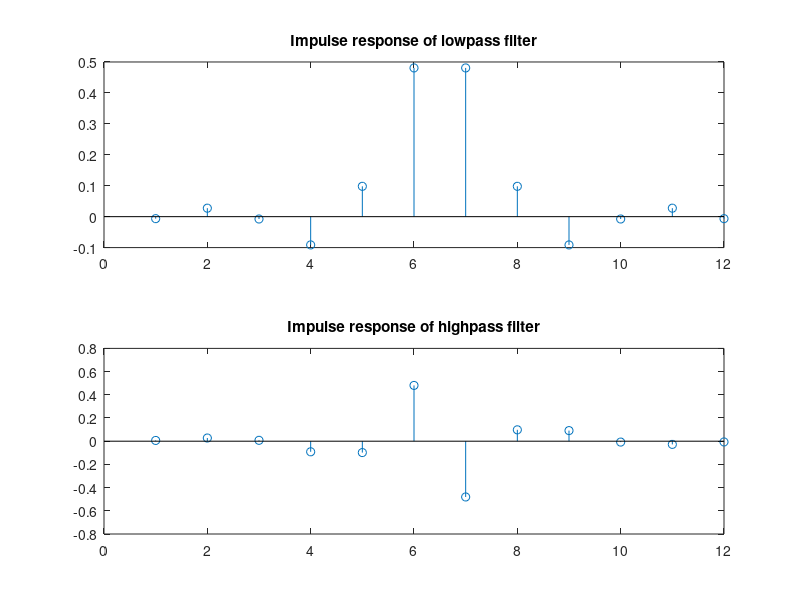
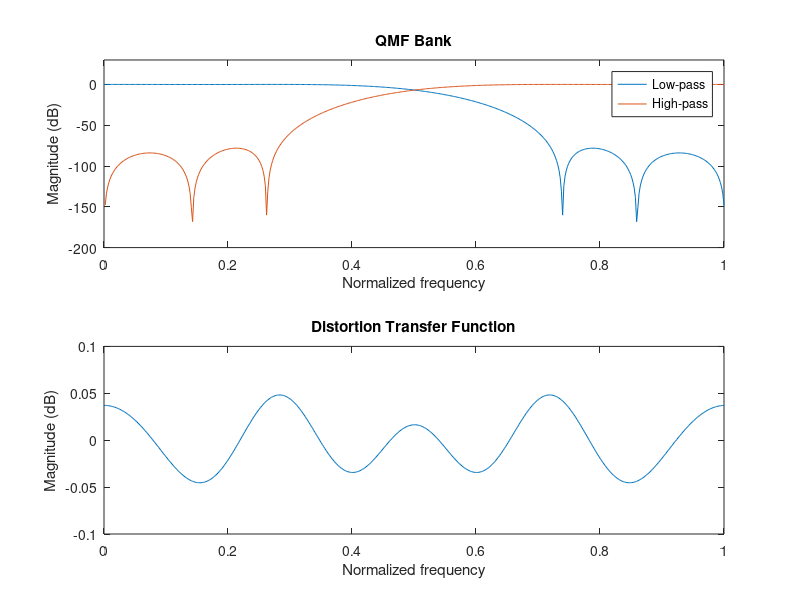
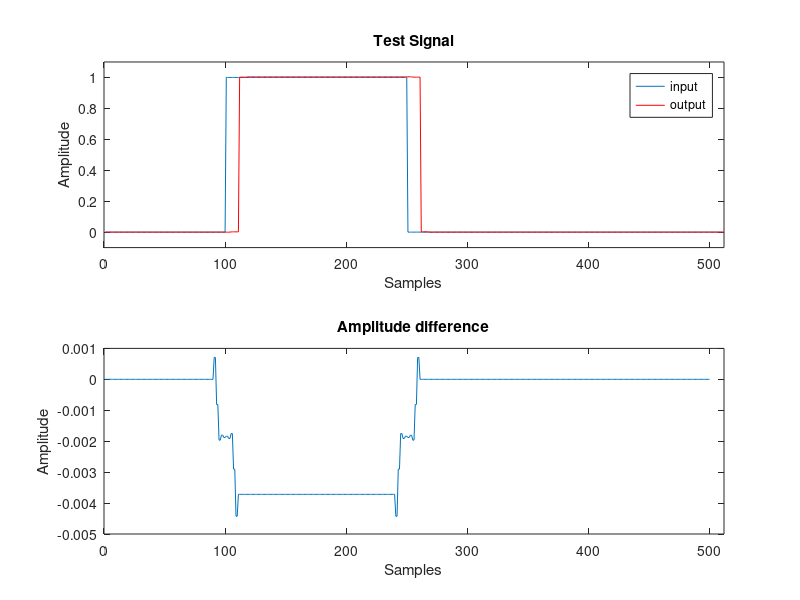

Write MATLAB code to recreate these figures, in order.
% QMF filterbank perfect reconstruction
% Aironi Carlo 2019
% ----------------------------

clearvars
close all
clc

% Johnston filter
B1 = [-0.006443977, 0.02745539, -0.00758164, -0.0913825, 0.09808522, 0.4807962];

% Generating the lowpass analysis filter H0(z)
h0 = [B1,fliplr(B1)];          

% Generating the highpass analysis filter H1(z)
h1 = zeros(1,12);
for k = 1:length(h0)
  h1(k) = ((-1)^k)*h0(k);       
end

% Generating the lowpass synthesis filter G0(z)
g0 = 2*h0;

% Generating the highpass synthesis filter G1(z)
g1 = -2*h1;

nf = linspace(0,1,512);         

subplot(2,1,1)
stem(h0);
title('Impulse response of lowpass filter')
subplot(2,1,2)
stem(h1)
title('Impulse response of highpass filter')

[hlp,plp]=freqz(h0,1,512);
[hhp,php]=freqz(h1,1,512);
figure;
subplot(2,1,1);
plot(nf',20*log(abs(hlp)));
hold on;
plot(nf',20*log(abs(hhp)));
xlabel('Normalized frequency');
ylabel('Magnitude (dB)');
axis([0 1 -200 30])
legend('Low-pass','High-pass');
title('QMF Bank');
subplot(2,1,2);
plot(nf',20*log(abs(hlp+hhp)))
xlabel('Normalized frequency');
ylabel('Magnitude (dB)');
axis([0 1 -0.1 0.1])
title('Distortion Transfer Function');

% Generating the test signal
x = [zeros(size(1:100)),ones(size(101:250)),zeros(size(251:511))]; 

tic                     % Timer

% Analysis part
x0 = filter(h0,1,x);
v0 = downsample(x0,2);  % Lowpass signal component
x1 = filter(h1,1,x);
v1 = downsample(x1,2);  % Highpass signal component

% Synthesis part
u0 = upsample(v0,2);
y0 = filter(g0,1,u0);   % Lowpass signal component
u1 = upsample(v1,2);
y1 = filter(g1,1,u1);   % Highpass signal component
y = y0 + y1;            % Rebuilt signal

toc                     % Timer


figure
subplot(2,1,1);
plot(x);
hold on
plot(y,'r');
xlabel('Samples');
ylabel('Amplitude');
legend('input','output');
title('Test Signal');
axis([0 512 -0.1 1.1])
subplot(2,1,2);
plot(x(1:length(x)-11)-y(12:length(x)));
xlabel('Samples');
ylabel('Amplitude');
axis([0 512 -5e-3 1e-3])
title('Amplitude difference');
